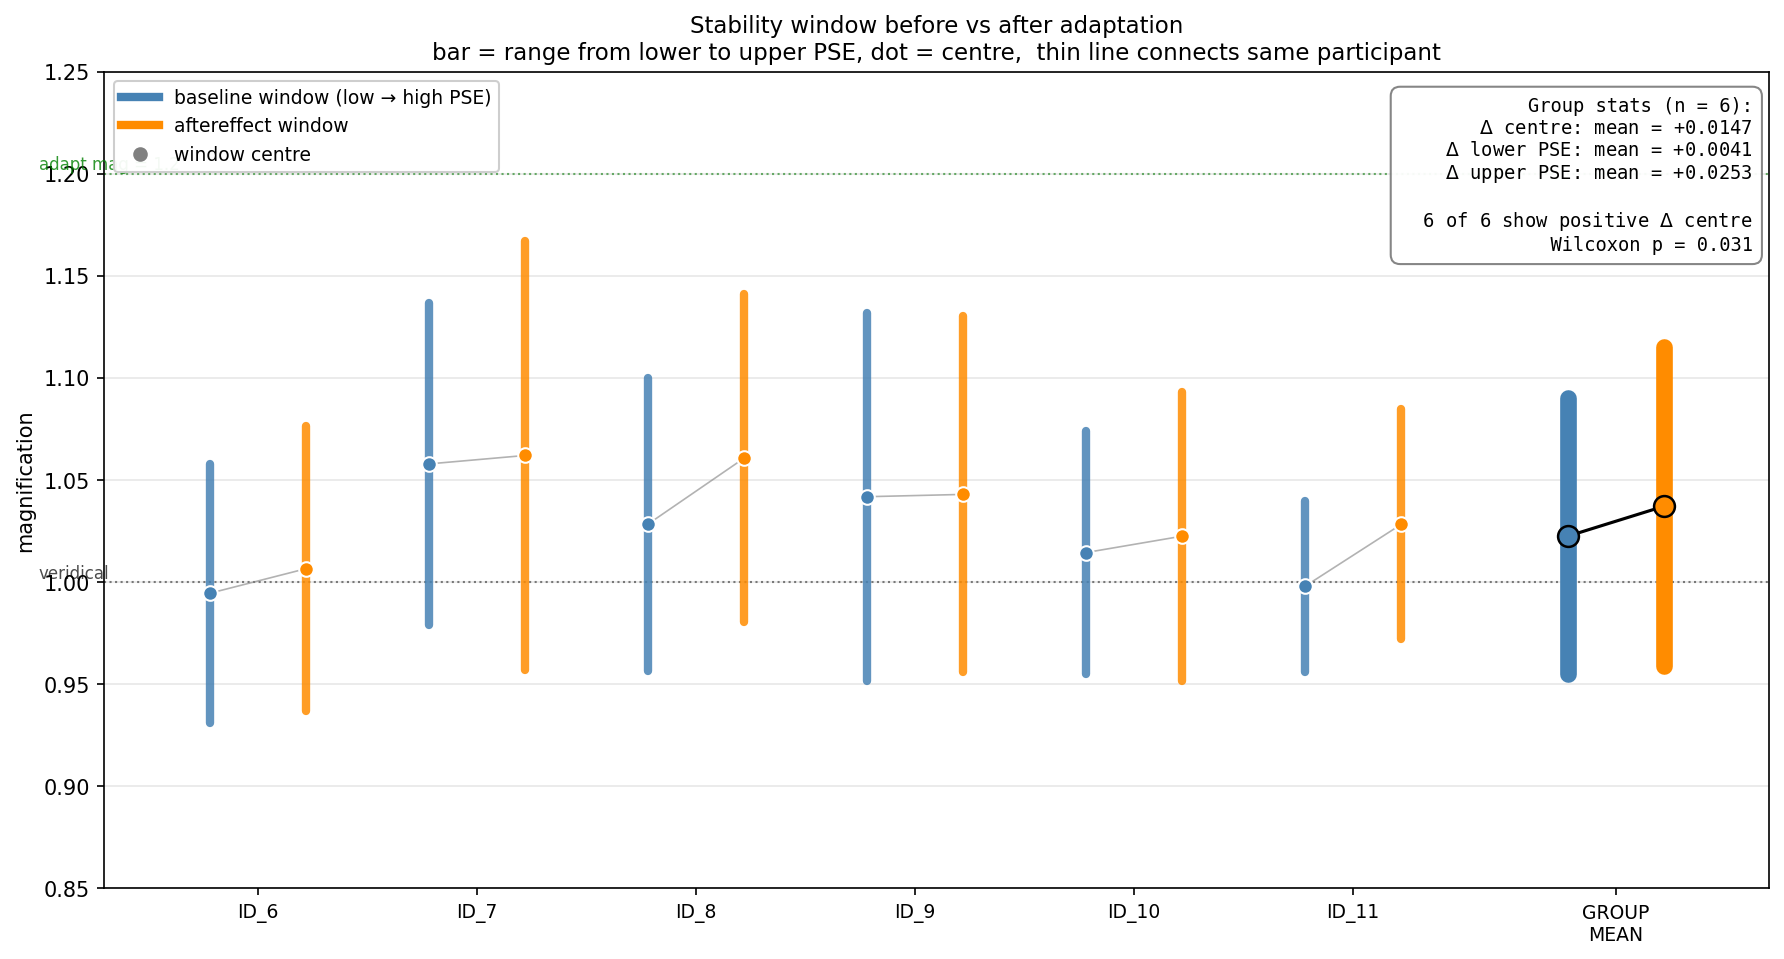

The script that saved this image:
import csv
import numpy as np
import matplotlib.pyplot as plt
from scipy.stats import wilcoxon


# settings — adjust paths to where your files live
CSV_PATH = r"D:\TolgaDaniskan\PLACES_distortions\measurements\analysis\group_pse.csv"
OUT_DIR = r"D:\TolgaDaniskan\PLACES_distortions\measurements\analysis"
ADAPT_MAG = 1.2  # the magnification participants adapted to


# colors
BASE_COLOR = "steelblue"
AFT_COLOR = "darkorange"


def read_table(path):
    # read group_pse.csv into a list of dicts, one per participant.
    participants = []
    with open(path, newline="") as f:
        reader = csv.DictReader(f)
        for row in reader:
            p = {"pid": row["pid"]}
            for key in row:
                if key != "pid" and row[key] != "":
                    p[key] = float(row[key])
            participants.append(p)
    participants.sort(key=lambda p: int(p["pid"].split("_")[1]))
    return participants


def main():
    participants = read_table(CSV_PATH)
    n = len(participants)

    # collect deltas for the stats panel
    d_centres = np.array([p["d_centre"] for p in participants])
    d_uppers = np.array([p["d_pse_hi"] for p in participants])
    d_lowers = np.array([p["d_pse_lo"] for p in participants])

    # group means (for reference) 
    base_lo_mean = np.mean([p["base_pse_lo"] for p in participants])
    base_hi_mean = np.mean([p["base_pse_hi"] for p in participants])
    base_centre_mean = np.mean([p["base_centre"] for p in participants])
    aft_lo_mean = np.mean([p["aft_pse_lo"] for p in participants])
    aft_hi_mean = np.mean([p["aft_pse_hi"] for p in participants])
    aft_centre_mean = np.mean([p["aft_centre"] for p in participants])

    # wilcoxon test on the centre shift
    w, p_val = wilcoxon(d_centres)
    n_positive_centre = int((d_centres > 0).sum())

    # build the plot
    fig, ax = plt.subplots(figsize=(12, 6.5))

    # positions on the x-axis: for each participant, base bar at x-0.2, aft bar at x+0.2
    # plus one extra column at the end for the group mean
    bar_half_width = 0.12
    offset = 0.22

    for i, p in enumerate(participants):
        x_base = i - offset
        x_aft = i + offset

        # baseline window (vertical line from lo to hi, with a marker at the centre)
        ax.plot([x_base, x_base], [p["base_pse_lo"], p["base_pse_hi"]],
                color=BASE_COLOR, lw=4, solid_capstyle="round", alpha=0.85)
        ax.plot(x_base, p["base_centre"], "o", color=BASE_COLOR,
                markersize=7, markeredgecolor="white", markeredgewidth=1.0, zorder=5)

        # aftereffect window
        ax.plot([x_aft, x_aft], [p["aft_pse_lo"], p["aft_pse_hi"]],
                color=AFT_COLOR, lw=4, solid_capstyle="round", alpha=0.85)
        ax.plot(x_aft, p["aft_centre"], "o", color=AFT_COLOR,
                markersize=7, markeredgecolor="white", markeredgewidth=1.0, zorder=5)

        # thin grey line connecting baseline centre to aftereffect centre
        ax.plot([x_base, x_aft], [p["base_centre"], p["aft_centre"]],
                color="grey", lw=0.8, alpha=0.6, zorder=2)

    # group mean as a separate column at the end
    x_group = n + 0.2
    x_group_base = x_group - offset
    x_group_aft = x_group + offset

    ax.plot([x_group_base, x_group_base], [base_lo_mean, base_hi_mean],
            color=BASE_COLOR, lw=8, solid_capstyle="round")
    ax.plot(x_group_base, base_centre_mean, "o", color=BASE_COLOR,
            markersize=10, markeredgecolor="black", markeredgewidth=1.2, zorder=5)

    ax.plot([x_group_aft, x_group_aft], [aft_lo_mean, aft_hi_mean],
            color=AFT_COLOR, lw=8, solid_capstyle="round")
    ax.plot(x_group_aft, aft_centre_mean, "o", color=AFT_COLOR,
            markersize=10, markeredgecolor="black", markeredgewidth=1.2, zorder=5)

    # connecting line for the group mean
    ax.plot([x_group_base, x_group_aft], [base_centre_mean, aft_centre_mean],
            color="black", lw=1.5, zorder=4)

    # reference lines
    ax.axhline(1.0, color="black", ls=":", lw=1, alpha=0.6, zorder=1)
    ax.text(-1.0, 1.0, "veridical", fontsize=8, color="black",
            va="bottom", ha="left", alpha=0.7)

    ax.axhline(ADAPT_MAG, color="green", ls=":", lw=1, alpha=0.7, zorder=1)
    ax.text(-1.0, ADAPT_MAG, f"adapt mag = {ADAPT_MAG}", fontsize=8,
            color="green", va="bottom", ha="left", alpha=0.8)

    # x-axis labels
    xtick_positions = list(range(n)) + [x_group]
    xtick_labels = [p["pid"] for p in participants] + ["GROUP\nMEAN"]
    ax.set_xticks(xtick_positions)
    ax.set_xticklabels(xtick_labels, fontsize=9)
    ax.set_xlim(-0.7, n + 0.9)

    # y-axis
    ax.set_ylabel("magnification")
    ax.set_ylim(0.85, 1.25)
    ax.grid(alpha=0.3, axis="y")

    # legend (dummy entries)
    ax.plot([], [], color=BASE_COLOR, lw=4, label="baseline window (low → high PSE)")
    ax.plot([], [], color=AFT_COLOR, lw=4, label="aftereffect window")
    ax.plot([], [], "o", color="grey", label="window centre")
    ax.legend(loc="upper left", fontsize=9, framealpha=0.95)

    # stats text box in upper right
    stats_text = (
        f"Group stats (n = {n}):\n"
        f"  $\\Delta$ centre: mean = {d_centres.mean():+.4f}\n"
        f"  $\\Delta$ lower PSE: mean = {d_lowers.mean():+.4f}\n"
        f"  $\\Delta$ upper PSE: mean = {d_uppers.mean():+.4f}\n"
        f"\n"
        f"  {n_positive_centre} of {n} show positive $\\Delta$ centre\n"
        f"  Wilcoxon p = {p_val:.3f}"
    )
    ax.text(0.99, 0.97, stats_text, transform=ax.transAxes,
            ha="right", va="top", fontsize=9,
            bbox=dict(boxstyle="round,pad=0.5", facecolor="white",
                      edgecolor="grey", alpha=0.95),
            family="monospace")

    # title
    ax.set_title("Stability window before vs after adaptation\n"
                 "bar = range from lower to upper PSE, dot = centre,  "
                 "thin line connects same participant",
                 fontsize=11)

    plt.tight_layout()
    plt.savefig(OUT_DIR + "/group_pse_main.png", dpi=150, bbox_inches="tight")
    print(f"saved {OUT_DIR}/group_pse_main.png")
    plt.show()


main()
